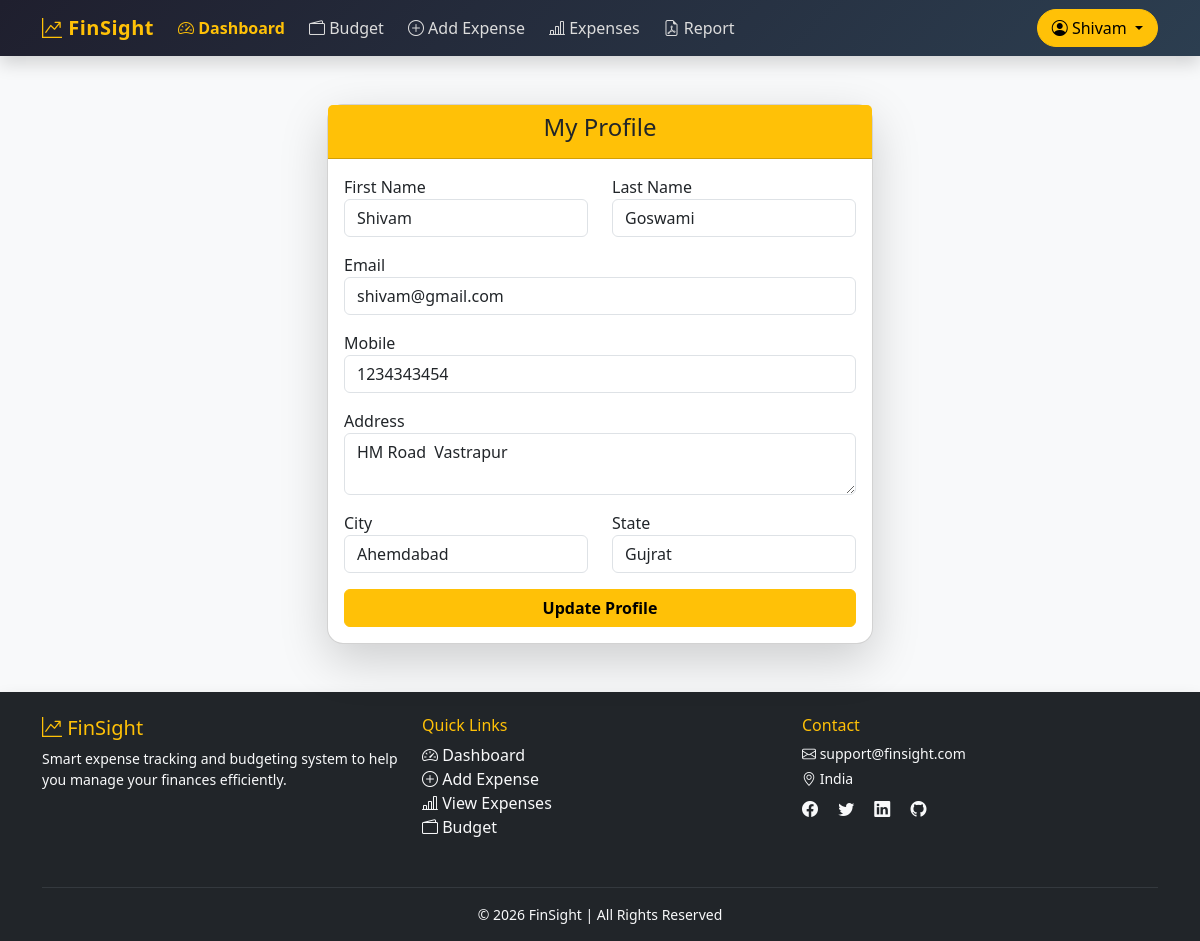
The app's page /profile/ (signed in) with its own data.
### web/models.py (models this page shows, shortened)
class user(models.Model):
    fname = models.CharField(max_length=30)
    lname = models.CharField(max_length=30)
    email = models.CharField(max_length=50)
    mobile = models.CharField(max_length=10)
    password = models.CharField(max_length=16)
    address = models.TextField(max_length=100)
    city = models.CharField(max_length=100)
    state = models.CharField(max_length=100)
    registration_date = models.DateTimeField(auto_now_add=True)

### web/views.py (the view, shortened to what this page needs)
# urls.py: path('profile/', profile, name='profile'),
def profile(request):
    uid = request.session.get('user_id')
    if not uid:
        return redirect('login')
    usr = user.objects.get(id=uid)
    return render(request, 'profile.html', {'user': usr})

### web/templates/profile.html (shortened to what this page needs)
<!DOCTYPE html>
<html>
<head>
    <link href="https://cdn.jsdelivr.net/npm/bootstrap@5.3.2/dist/css/bootstrap.min.css" rel="stylesheet">
</head>
<body class="bg-light">
{% include "navbar.html" %}
<div class="container mt-5">
    <div class="row justify-content-center">
        <div class="col-md-6">
            <div class="card shadow-lg rounded-4">
                <div class="card-header bg-warning text-dark text-center">
                    <h4>My Profile</h4>
                </div>
                <div class="card-body">
                    <form method="POST">
                        <div class="row">
                            <div class="col-md-6 mb-3">
                                <label>First Name</label>
                                <input type="text" name="txtfname" class="form-control"
                                       value="{{ user.fname }}" required>
                            </div>
                            <div class="col-md-6 mb-3">
                                <label>Last Name</label>
                                <input type="text" name="txtlname" class="form-control"
                                       value="{{ user.lname }}" required>
                            </div>
                        </div>
                        <div class="mb-3">
                            <label>Email</label>
                            <input type="email" name="txtemail" class="form-control"
                                   value="{{ user.email }}" required>
                        </div>
                        <div class="mb-3">
                            <label>Mobile</label>
                            <input type="text" name="txtmobile" class="form-control"
                                   value="{{ user.mobile }}" required>
                        </div>
                        <div class="mb-3">
                            <label>Address</label>
                            <textarea name="txtaddress" class="form-control"
                                      rows="2">{{ user.address }}</textarea>
                        </div>
                        <div class="row">
                            <div class="col-md-6 mb-3">
                                <label>City</label>
                                <input type="text" name="txtcity" class="form-control"
                                       value="{{ user.city }}">
                            </div>
                            <div class="col-md-6 mb-3">
                                <label>State</label>
                                <input type="text" name="txtstate" class="form-control"
                                       value="{{ user.state }}">
                            </div>
                        </div>
                        <div class="d-grid">
                            <button type="submit" class="btn btn-warning fw-semibold">
                                Update Profile
                            </button>
                        </div>
                    </form>
                </div>
            </div>
        </div>
    </div>
</div>
{% include "footer.html" %}
</body>
</html>

### web/templates/navbar.html (shortened to what this page needs)
<link href="https://cdn.jsdelivr.net/npm/bootstrap@5.3.2/dist/css/bootstrap.min.css" rel="stylesheet">
<link rel="stylesheet" href="https://cdn.jsdelivr.net/npm/bootstrap-icons@1.11.3/font/bootstrap-icons.css">
<nav class="navbar navbar-expand-lg navbar-dark shadow">
  <div class="container">
    <a class="navbar-brand fw-bold text-warning" href="{% url 'home' %}">
        <i class="bi bi-graph-up-arrow"></i> FinSight
    </a>
    <div class="collapse navbar-collapse" id="navbarContent">
      <ul class="navbar-nav me-auto mb-2 mb-lg-0">
        <li class="nav-item">
          <a class="nav-link active" href="{% url 'home' %}">
            <i class="bi bi-speedometer2"></i> Dashboard
          </a>
        </li>
        <li class="nav-item">
          <a class="nav-link" href="{% url 'budget' %}">
            <i class="bi bi-wallet2"></i> Budget
          </a>
        </li>
        <li class="nav-item">
          <a class="nav-link" href="{% url 'expadd' %}">
            <i class="bi bi-plus-circle"></i> Add Expense
          </a>
        </li>
        <li class="nav-item">
          <a class="nav-link" href="{% url 'expense_list' %}">
            <i class="bi bi-bar-chart-line"></i> Expenses
          </a>
        </li>
        <li class="nav-item">
          <a class="nav-link" href="{% url 'monthly_report' %}?month=4&year=2026">
            <i class="bi bi-file-earmark-pdf"></i> Report
          </a>
        </li>
      </ul>
      <div class="dropdown">
        <button class="btn btn-warning btn-user dropdown-toggle" data-bs-toggle="dropdown">
          <i class="bi bi-person-circle"></i>
          {{ request.session.user_name }}
        </button>
      </div>
    </div>
  </div>
</nav>

### web/templates/navbar.html (style rules this page uses)
.navbar { background: linear-gradient(135deg, #1f1f2e, #2c3e50); }
.navbar-brand { font-size: 20px; letter-spacing: 0.5px; }
.nav-link { color: #dcdcdc !important; font-weight: 500; margin-right: 8px; transition: 0.3s; }
.nav-link.active { color: #ffc107 !important; font-weight: 600; }
.btn-user { border-radius: 30px; font-weight: 500; padding: 6px 14px; }

### records on screen
user: session.user_name "Shivam", txtfname "Shivam", txtlname "Goswami", txtemail "shivam@gmail.com", txtmobile "1234343454", txtaddress "HM Road Vastrapur", txtcity "Ahemdabad", txtstate "Gujrat"
